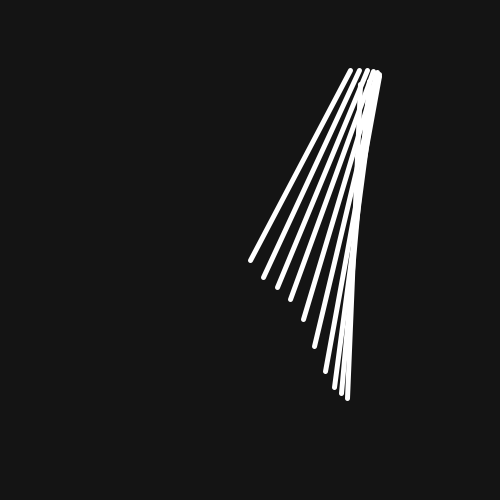
Frame 1 (no input)
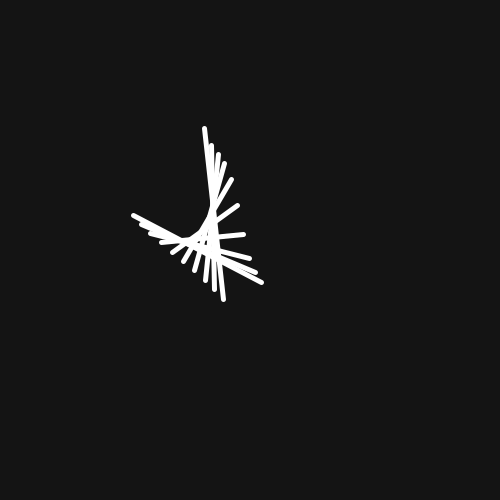
Frame 60 (the mouse pressed at the canvas centre just before this capture)
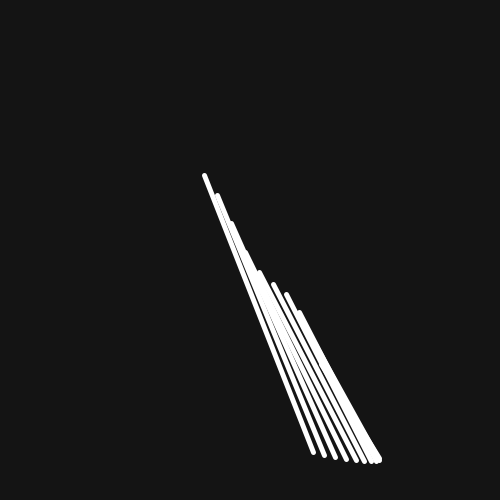
Frame 120 (the mouse held since frame 60 and released just before this capture)

The Processing sketch that drew these frames (run headless with seeded random() and noise(); from frame 60 on, the mouse is pressed at the canvas centre):

// Processing sketch: sketch_old_style_animation
// ── sketch_old_style_animation.pde
// y = 5x

// x = 5t
// y = 3t +3
static final int NUM_LINES = 10 ;

float t;

void setup () {
  background (20);
  size(500,500);
}

void draw () {
  background (20);
  stroke (255);
  strokeWeight (5);
  
  translate (width/2, height/2);
  
  //point (x1(t), y1(t));
  //point (x2(t), y2(t));
  for (int i=0; i<NUM_LINES; i++) {
  line (x1(t+i), y1(t+i), x2(t+i), y2 (t+i));
  }
  t += 0.5;
  
}


float x1 (float t) {
  return sin (t/10) * 100 + sin(t/5) * 20 ;
}
float x2 (float t) {
  return cos (-t/10) * 100 + sin(t/5) * 50 ;
}
float y1 (float t) {
  return sin(t/10) * 200 + sin (t) * 2 + cos(t) * 10 ;
}
float y2 (float t) {
  return -cos(t/20) * 200 + cos (t/12) * 20 ;
}
